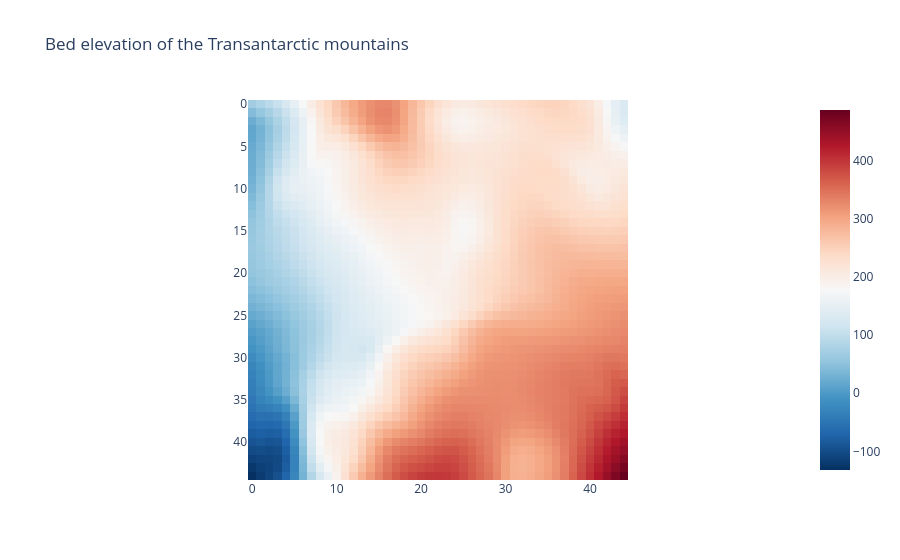

Write notebook code for a chart like this one.
### Code cell
fig = px.imshow(scence.bed.values, 
                color_continuous_scale = 'RdBu_r',
                # DEFAULT for matrices: only tensor because of conversion
                origin = "upper", title = "Bed elevation of scene one")
fig.show()

### Figure 1 — Plotly figure (JSON) as saved in the notebook; plotly's stock layout.template omitted (floating-point values rounded to 4 significant figures; data arrays with more than 128 entries replaced by an {"elided": "..."} marker saying what was removed)
{"data": [{"coloraxis": "coloraxis", "hovertemplate": "x: %{x}<br>y: %{y}<br>color: %{z}<extra></extra>", "name": "0", "type": "heatmap", "xaxis": "x", "yaxis": "y", "z": {"elided": "45x45 float values"}}], "layout": {"coloraxis": {"colorscale": [[0, "rgb(5,48,97)"], [0.1, "rgb(33,102,172)"], [0.2, "rgb(67,147,195)"], [0.3, "rgb(146,197,222)"], [0.4, "rgb(209,229,240)"], [0.5, "rgb(247,247,247)"], [0.6, "rgb(253,219,199)"], [0.7, "rgb(244,165,130)"], [0.8, "rgb(214,96,77)"], [0.9, "rgb(178,24,43)"], [1, "rgb(103,0,31)"]]}, "title": {"text": "Bed elevation of the Transantarctic mountains"}, "xaxis": {"anchor": "y", "constrain": "domain", "domain": [0, 1], "scaleanchor": "y"}, "yaxis": {"anchor": "x", "autorange": "reversed", "constrain": "domain", "domain": [0, 1]}}}
